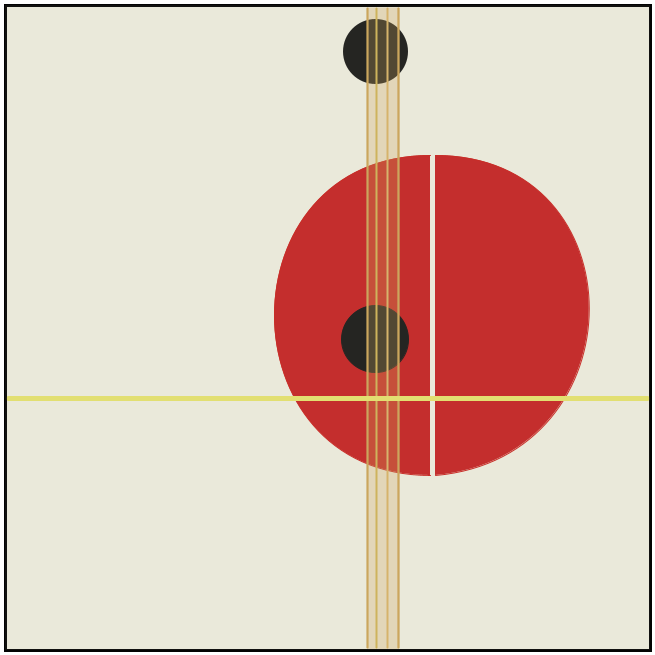
Frame 1 (no input)
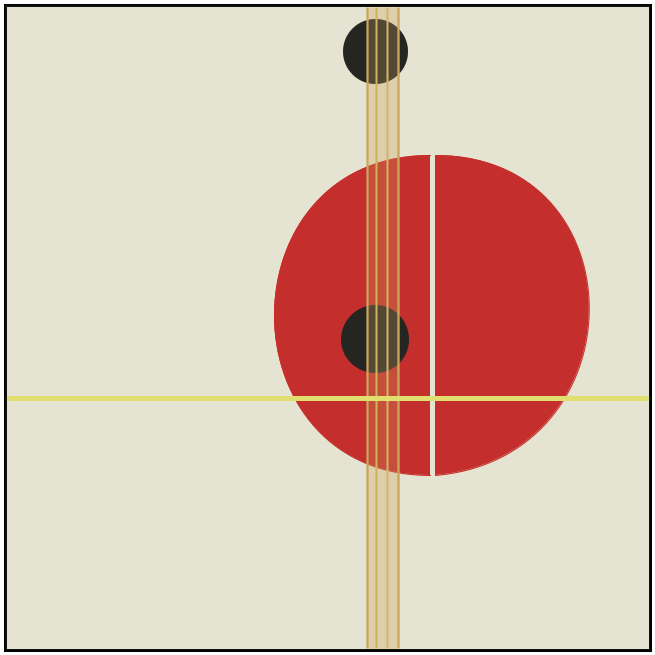
Frame 60 (the mouse pressed at the canvas centre just before this capture)
Frame 120 (the mouse held since frame 60 and released just before this capture): identical to frame 60, image omitted

The Processing sketch that drew these frames (run headless with seeded random() and noise(); from frame 60 on, the mouse is pressed at the canvas centre):

// Processing sketch: processing_71589
// ── processing_71589.pde

//Home Assignment 2: Copy Image (24 Sep.2012)

//Q 1 Suprematistic _ 1923
//László Moholy-Nagy (American, born Hungary. 1895–1946)
//Oil on canvas, 37 1/2 x 37 1/2" (95.2 x 95.2 cm). 
//The Riklis Collection of McCrory Corporation. © 2012 Artists Rights Society (ARS), New York / VG Bild-Kunst, Bonn 1051.1983

//Student Name:Dana Silberberg-Sahar]

void setup (){
 size (655,655);// 25% of original work size
 smooth();//That's the anti-alliasing thingee
 colorMode (RGB);
 background(255,255,255);}
 void draw (){

   //Frame & Background [rect]
 strokeWeight (3);
 stroke (0,0,0,169);//stroke color
 fill(237,218,220,105);//RGB color, 4th argument is transparency
 rect (5,5, 645,645);
   fill(237,240,215,150);//RGB color, 4th argument is transparency
rect (5,5, 645,645);
 
 //Right-half main red large circle [Bezier]:
 stroke(200,10,7);//stroke color
 strokeWeight (1);//stroke weight 
 fill(194,11,13);//RGB color
 bezier (435, 155,640, 155, 640,457, 435,475);

//Left-half main red large circle[Bezier]:
 stroke(200,10,7);//stroke color
 strokeWeight (1);//stroke weight 
 fill(194,11,13);//RGB color
 bezier (430, 155,222, 155, 222,475, 430,475);

//Upper small black circle [point]:
 stroke(0,0,0);//stroke color
 strokeWeight (65);//stroke weight 
 point (375,51);
 
 ////Lower small black circle [elipse]:
 stroke(0,0,0);//stroke color
 strokeWeight (1);//stroke weight
fill (0,0,0);
ellipse (375,339,67,67);

//Vertical crossing yellow "strings" [rect & line]:
noStroke();
 fill(204,158,73,70);//RGB color, 4th argument is transparency
 rect (368,7.5,30,642);
strokeWeight (2.2);
 stroke (204,158,73);
 line(367,8,367,647);
strokeWeight (2);
 stroke (207,174,70);
 line(376,8,376,647);
 strokeWeight (2);
 stroke (217,174,90);
 line(387,8,387,647);
strokeWeight (2.3);
 stroke (204,158,73);
 line(398,8,398,647);
 
 //Horizontal yellow line [line]:
 strokeWeight (5);
 stroke (232,228,97);//stroke color
 line(8,398,647,398);
 
 //transparent grey "Blur" on everything.. [rect]
 strokeWeight (3);
 stroke (0,0,0,169);//stroke color
 fill(110,110,110,16);//RGB color, 4th argument is transparency
 rect (5,5, 645,645);
   fill(237,240,215,33);//RGB color, 4th argument is transparency
rect (5,5, 645,645);
}
